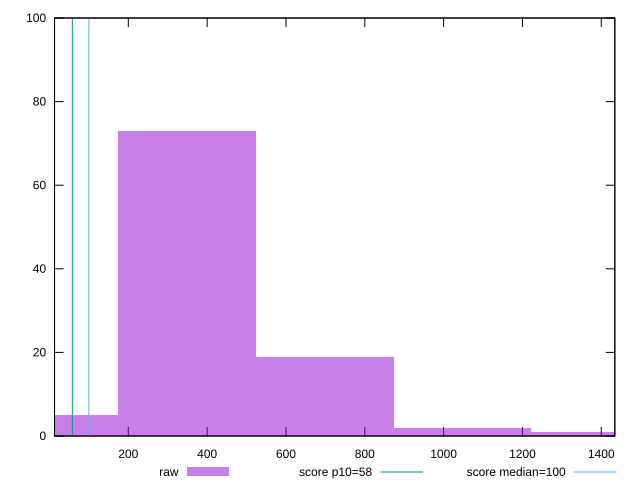

Recreate this plot in gnuplot.
reset

$raw <<EOF
349.1882864654027 73
0 5
1047.5648593962082 2
698.3765729308054 19
1396.7531458616108 1
EOF

set key outside below
set boxwidth 349.1882864654027
set xrange [12.8:1434.3999999999994]
set yrange [0:100]
set trange [0:100]
set style fill transparent solid 0.5 noborder

set parametric
set terminal svg size 640, 490 enhanced background rgb 'white'
set output "report/report_00029_2021-02-24T13-36-40.390Z/estimated-input-latency/samples/music/raw/histogram.svg"

plot $raw title "raw" with boxes, \
     58,t title "score p10=58", \
     100,t title "score median=100"

reset
